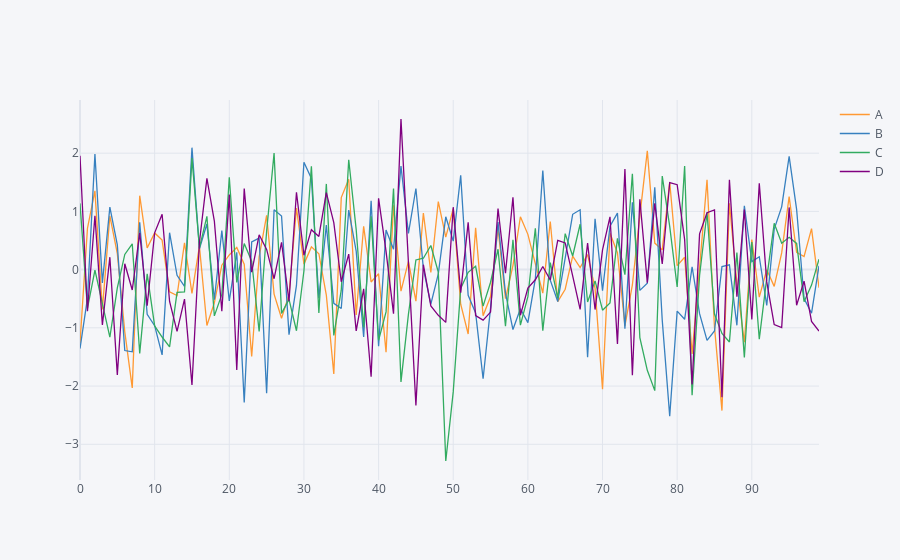

Notebook code cell kept with this figure:
### Markdown cell above
## Using Cufflinks and iplot()

* scatter
* bar
* box
* spread
* ratio
* heatmap
* surface
* histogram
* bubble

### Code cell
df.iplot()
